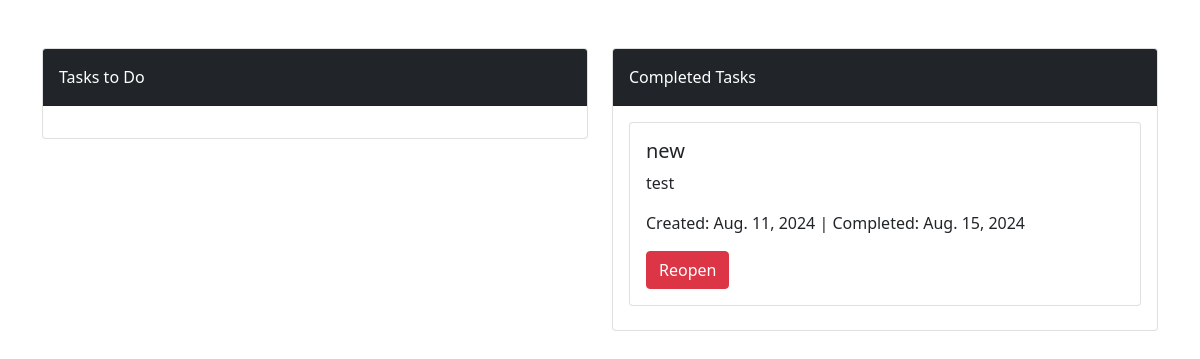
The app's page /projects/tasks/ (signed in), older data.
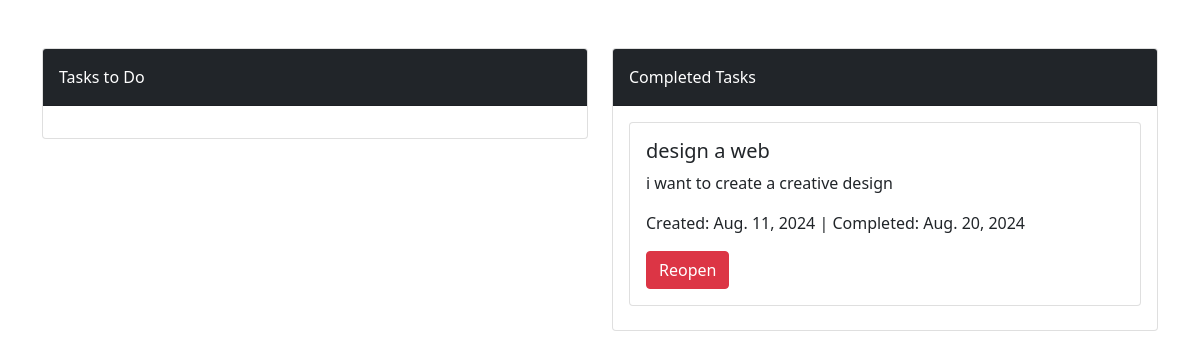
The same page, newer data.
### taskmanager/models.py (models this page shows, shortened)
class Task(models.Model):
    name = models.CharField(max_length=255)
    description = models.TextField(blank=True, null=True)
    project = models.ForeignKey(Project, on_delete=models.CASCADE, related_name='tasks')
    assigned_to = models.ForeignKey(settings.AUTH_USER_MODEL, on_delete=models.CASCADE, related_name='tasks', blank=True, null=True)
    start_date = models.DateField(default=timezone.now)
    due_date = models.DateField()
    completed = models.BooleanField(default=False)

### taskmanager/views.py (the view)
# urls.py: path('tasks/', views.tasks_view, name='tasks_view'),
@login_required
def tasks_view(request):
    tasks = Task.objects.all()
    incomplete_tasks = tasks.filter(completed=False)
    completed_tasks = tasks.filter(completed=True)
    context = {
        'incomplete_tasks': incomplete_tasks,
        'completed_tasks': completed_tasks
    }
    return render(request, 'tasks/tasks.html', context)

### templates/tasks/tasks.html (shortened to what this page needs)
{% extends 'shared/_layout.html' %}
{% block main %}
    <div class="container mt-5">
        <div class="row">
            <div class="col-md-6">
                <div class="card mb-4 text-white">
                    <div class="card-header bg-dark py-3">
                        Tasks to Do
                    </div>
                    <div class="card-body">
                    </div>
                </div>
            </div>
            <div class="col-md-6">
                <div class="card mb-4 text-white">
                    <div class="card-header bg-dark py-3">
                        Completed Tasks
                    </div>
                    <div class="card-body">
                        {% for task in completed_tasks %}
                            {% if task.completed %}
                                <div class="task-card card mb-2">
                                    <div class="card-body">
                                        <div class="task-info text-dark">
                                            <h5 class="card-title">{{ task.name }}</h5>
                                            <p class="card-text">{{ task.description }}</p>
                                            <p class="task-dates">Created: {{ task.start_date }} | Completed: {{ task.due_date }}</p>
                                        </div>
                                        <div class="task-actions">
                                            <form action="{% url 'reopen_task' task.id %}" method="post">
                                                <button type="submit" class="btn btn-danger">Reopen</button>
                                            </form>
                                        </div>
                                    </div>
                                </div>
                            {% endif %}
                        {% endfor %}
                    </div>
                </div>
            </div>
        </div>
    </div>
{% endblock %}

### templates/shared/_layout.html (shortened to what this page needs)
{% load render_partial %}
<!DOCTYPE html>
<html lang="en">
<head>
    <link href="https://cdn.jsdelivr.net/npm/bootstrap@5.0.2/dist/css/bootstrap.min.css" rel="stylesheet">
    <link rel="stylesheet" href="https://cdnjs.cloudflare.com/ajax/libs/font-awesome/5.15.3/css/all.min.css">
    <link rel="stylesheet" href="/static/css/styles.css">
    <link rel="stylesheet" href="/static/Fonts/fontawesome-free-6.5.1-web/css/all.css">
</head>
<body>
{% block main %}
{% endblock %}
</body>
</html>

Row changes from the older to the newer data that the page shows:
removed Task: name "new", description "test", start_date "Aug. 11, 2024", due_date "Aug. 15, 2024"
added Task: name "design a web", description "i want to create a creative design", start_date "Aug. 11, 2024", due_date "Aug. 20, 2024"
